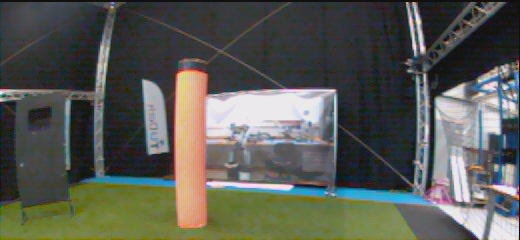
#> input picture Python Tryouts/test.jpg, 520 x 240 px; its folder holds only this picture in this run
$ python -i orange.py   (imports and definitions only)
#> lines starting #> are read from the running program, lines starting #| are printed output that depends on the picture; after the words box and inside, x2 and y2 are one past the last pixel; in counts of white or black regions, pixels touching at a corner belong together
#> further down, picture is the input picture: shape (240, 520, 3); mean B, G, R 84.3, 91.3, 89.4
import cv2
import numpy as np
import os

# Specify your folder path
folder_path = "./datasets/Organised/20260306-handFlying-3"  # Change this to your image folder

# Get all image files sorted
# [2 lines that did not run here, left out]

# [6 lines not run here, left out]
# [1 line that did not run here, left out]

# Rotate each frame by 90 degrees counterclockwise before display.
rotation_code = cv2.ROTATE_90_COUNTERCLOCKWISE

# HSV orange range (adjust if needed for your camera/lighting).
orange_lower = np.array([0, 80, 80], dtype=np.uint8) # 5
orange_upper = np.array([25, 255, 255], dtype=np.uint8) # 25

# Obstacle decision thresholds per column.
orange_fraction_threshold = 0.25 #0.06
orange_pixel_threshold = 150 # 250


# [58 lines left out: functions get_column_sector_ranges, analyze_column_obstacles, draw_grid_and_obstacles, not called in this run]


def build_orange_mask(image_bgr):
    hsv = cv2.cvtColor(image_bgr, cv2.COLOR_BGR2HSV)
#> hsv: shape (240, 520, 3); mean H, S, V 81.3, 65.5, 100.4
    mask = cv2.inRange(hsv, orange_lower, orange_upper)
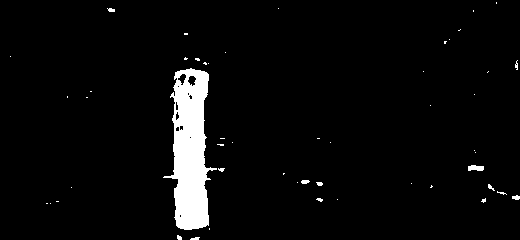
#> mask: shape (240, 520); 4.3% white; 51 white regions (42 under 20 px), largest, box (x1, y1, x2, y2) and area: (163, 68, 217, 230) 4936, (468, 165, 484, 171) 78, (512, 195, 520, 200) 30
    kernel = np.ones((3, 3), dtype=np.uint8)
    mask = cv2.morphologyEx(mask, cv2.MORPH_OPEN, kernel)
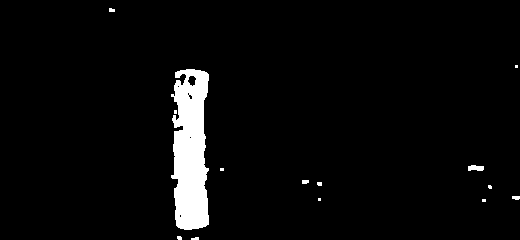
#> mask: shape (240, 520); 4.1% white; 14 white regions (8 under 20 px), largest, box (x1, y1, x2, y2) and area: (171, 69, 209, 230) 4827, (468, 165, 484, 171) 78, (512, 196, 520, 200) 28, (302, 180, 309, 184) 26, (109, 8, 115, 12) 21, (191, 237, 199, 240) 20
    mask = cv2.morphologyEx(mask, cv2.MORPH_CLOSE, kernel)
    return mask

# Play images with keyboard indexing controls.
frame_idx = 0
is_playing = True
# [1 line that did not run here, left out]

# [121 lines not run here, left out]

>>> import cv2
>>> picture = cv2.imread('../Python Tryouts/test.jpg')
>>> result = build_orange_mask(picture)
